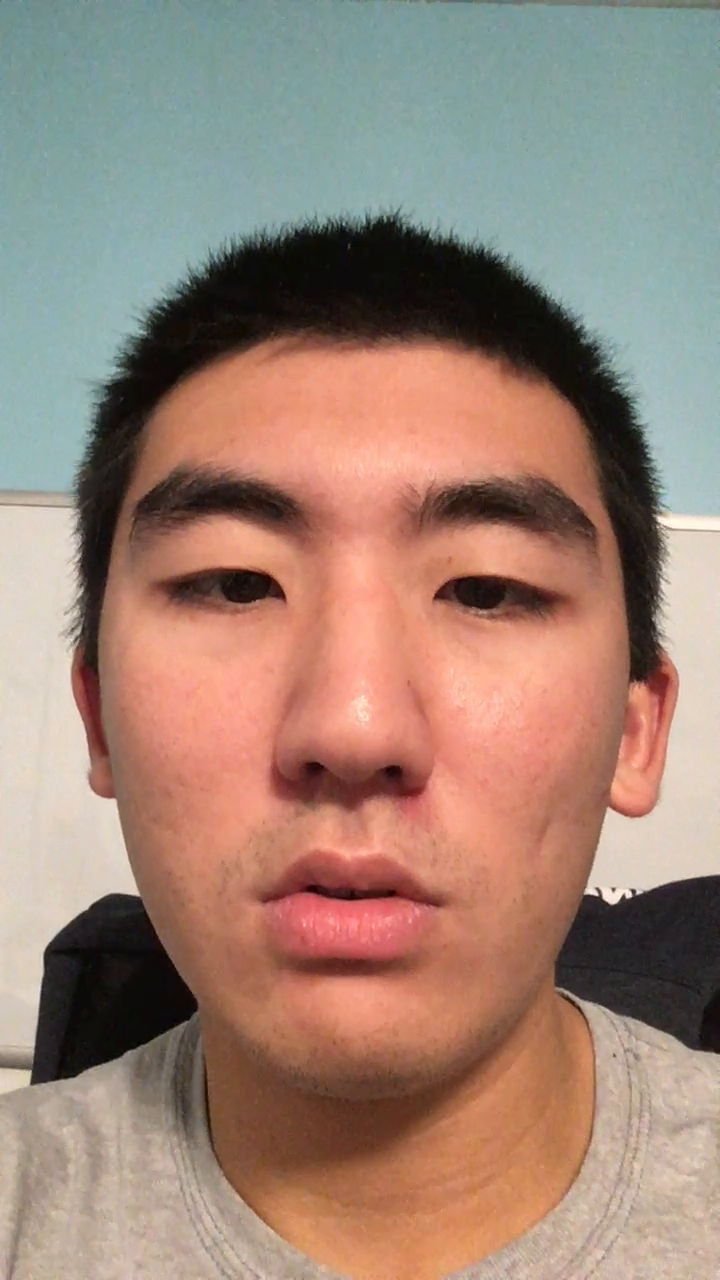
#> input picture frame 7 of videos/IMG_5094.MOV, 720 x 1280 px
$ python face_recognizer.py
#> lines starting #> are read from the running program, lines starting #| are printed output that depends on the picture; after the words box and inside, x2 and y2 are one past the last pixel; in counts of white or black regions, pixels touching at a corner belong together
import cv2

vid_path = 'videos/IMG_5094.MOV'

# Load the cascade from OpenCV
face_cascade = cv2.CascadeClassifier(cv2.data.haarcascades + 'haarcascade_frontalface_default.xml')

# Load Camera Input
vid = cv2.VideoCapture(vid_path)
#vid = cv2.VideoCapture(1)
#print(vid.isOpened())

while True:
    # Input the frame from the video
    _, frame = vid.read()
#> frame is the input picture: shape (1280, 720, 3); mean B, G, R 118.2, 131.8, 158.1

    # Convert it from color to grayscale
    gray = cv2.cvtColor(frame, cv2.COLOR_BGR2GRAY)
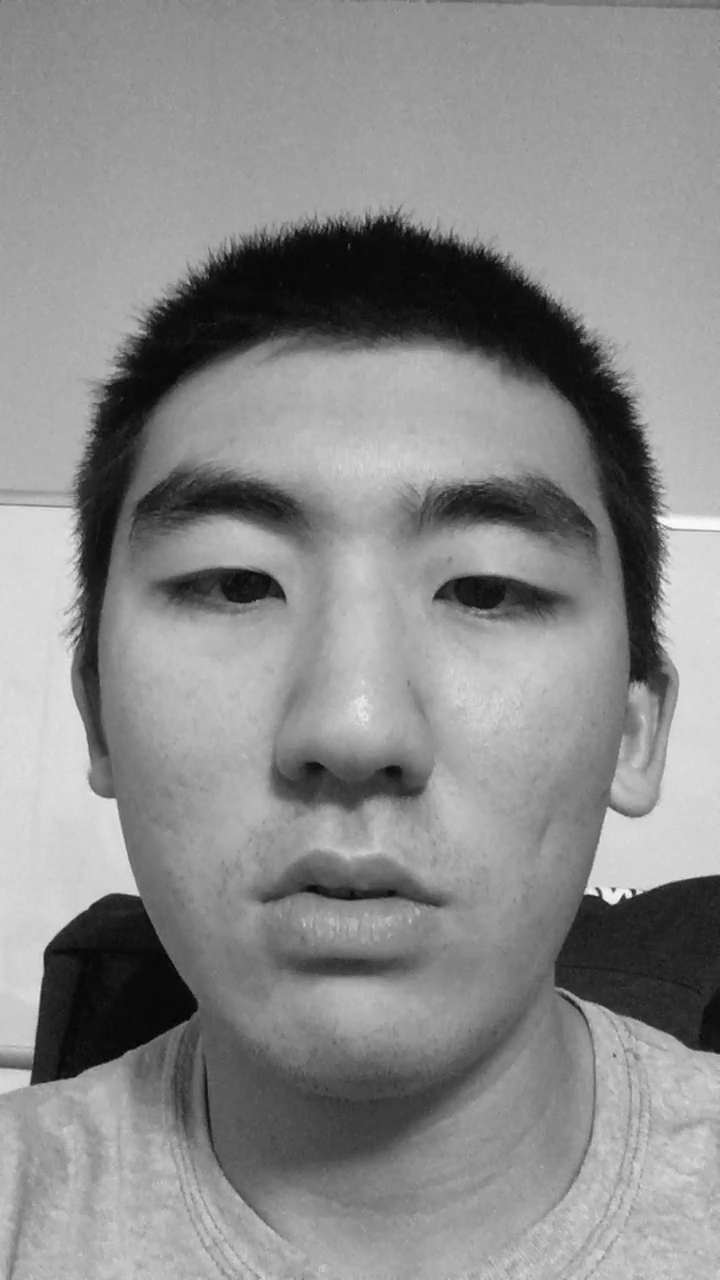
#> gray: shape (1280, 720); min 2, max 253, mean 138.1

    # Find the face in the frame
    face = face_cascade.detectMultiScale(gray, scaleFactor=1.1, minNeighbors=5, minSize=(30,30), flags=cv2.CASCADE_SCALE_IMAGE)
#> face = [[57, 356, 603, 603]]

    # Draw a rectangle around the face
    for (x, y, w, h) in face:
        cv2.rectangle(frame, (x,y), (x+w, y+h), (0, 255, 0), 2)
#> this loop made 1 pass
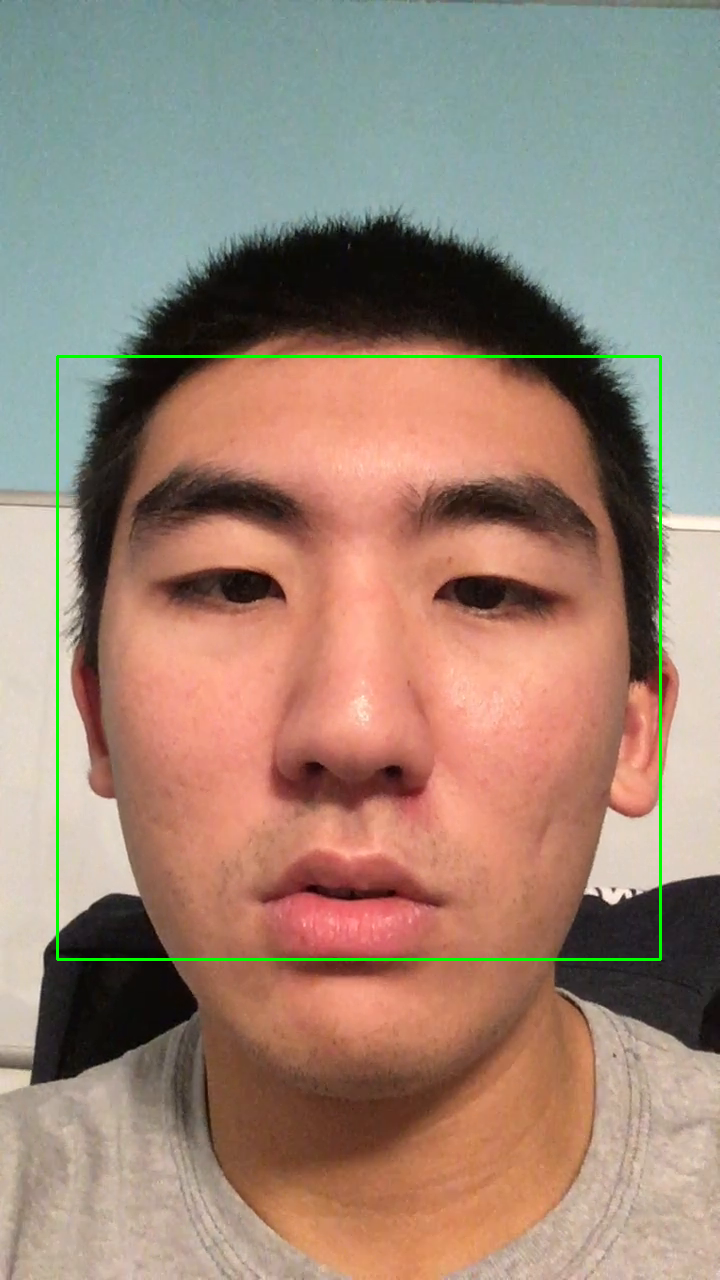
#> frame: shape (1280, 720, 3); 0.78% of pixels changed, all inside (x1, y1, x2, y2) = (56, 355, 662, 961)

    # Display the frame
    cv2.namedWindow('video', cv2.WINDOW_NORMAL)
    cv2.resizeWindow('video', 500, 500)
    cv2.imshow('video', frame)

    # Don't know what this is yet
    key = cv2.waitKey(1)
#> (key q is pressed here)
    if key == 27 and 0xff == ord('q'):
        break

$ run again, starting later in the video
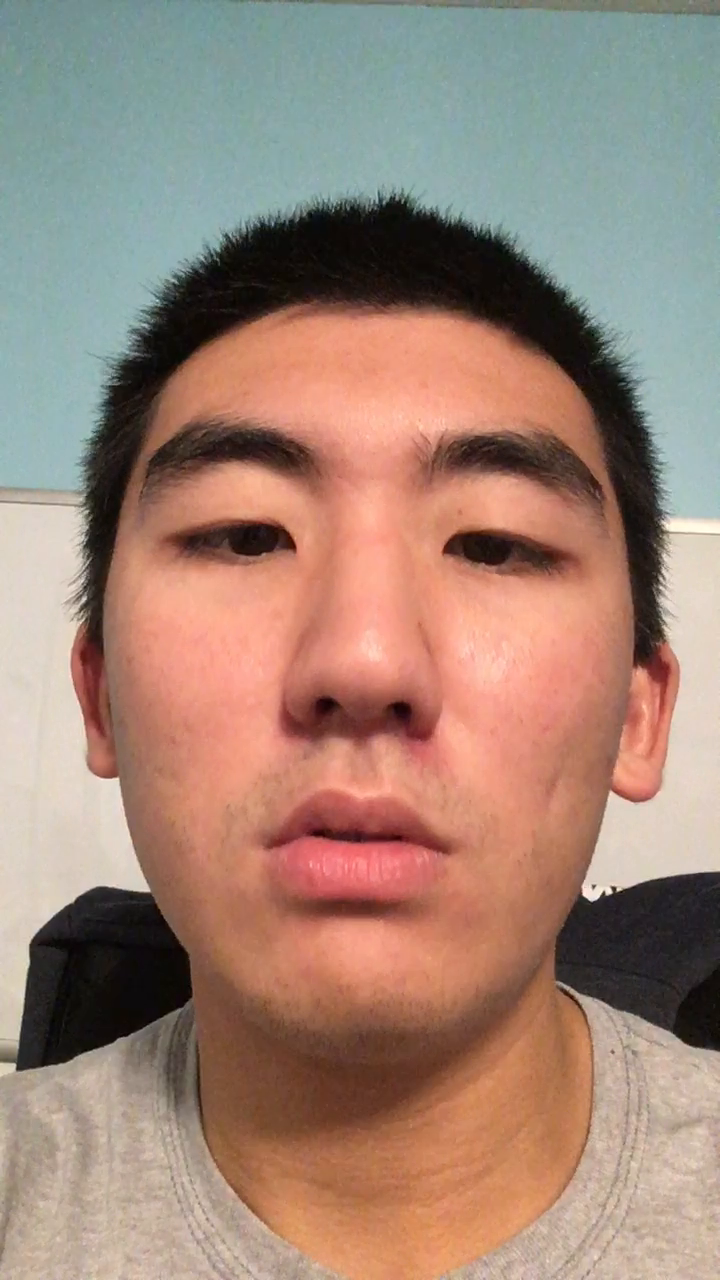
#> input picture frame 32 of videos/IMG_5094.MOV, 720 x 1280 px
#> frame is the input picture: shape (1280, 720, 3); mean B, G, R 118.6, 132.9, 160.4
#> `gray = cv2.cvtColor(frame, cv2.COLOR_BGR2GRAY)`:
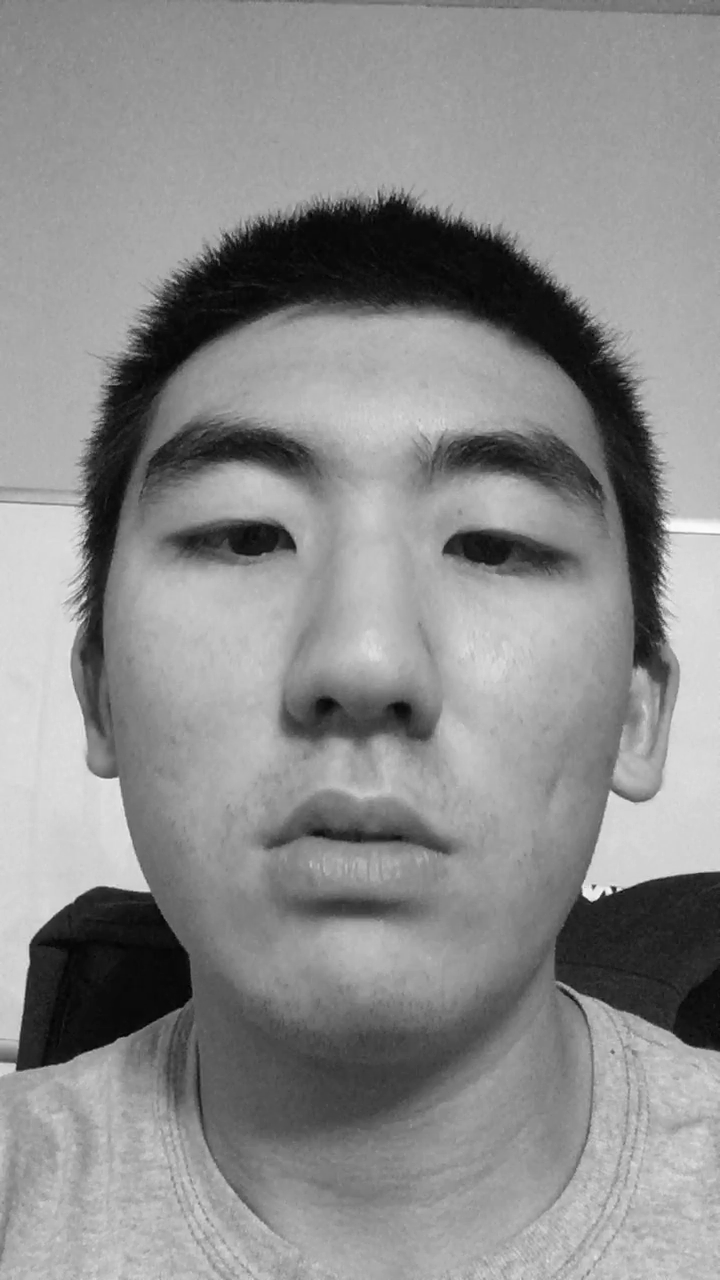
#> gray: shape (1280, 720); min 0, max 253, mean 139.5
#> face = [[66, 303, 605, 605]]
#> the loop `for (x, y, w, h) in face:` made 1 pass
#> after the loop `for (x, y, w, h) in face:`:
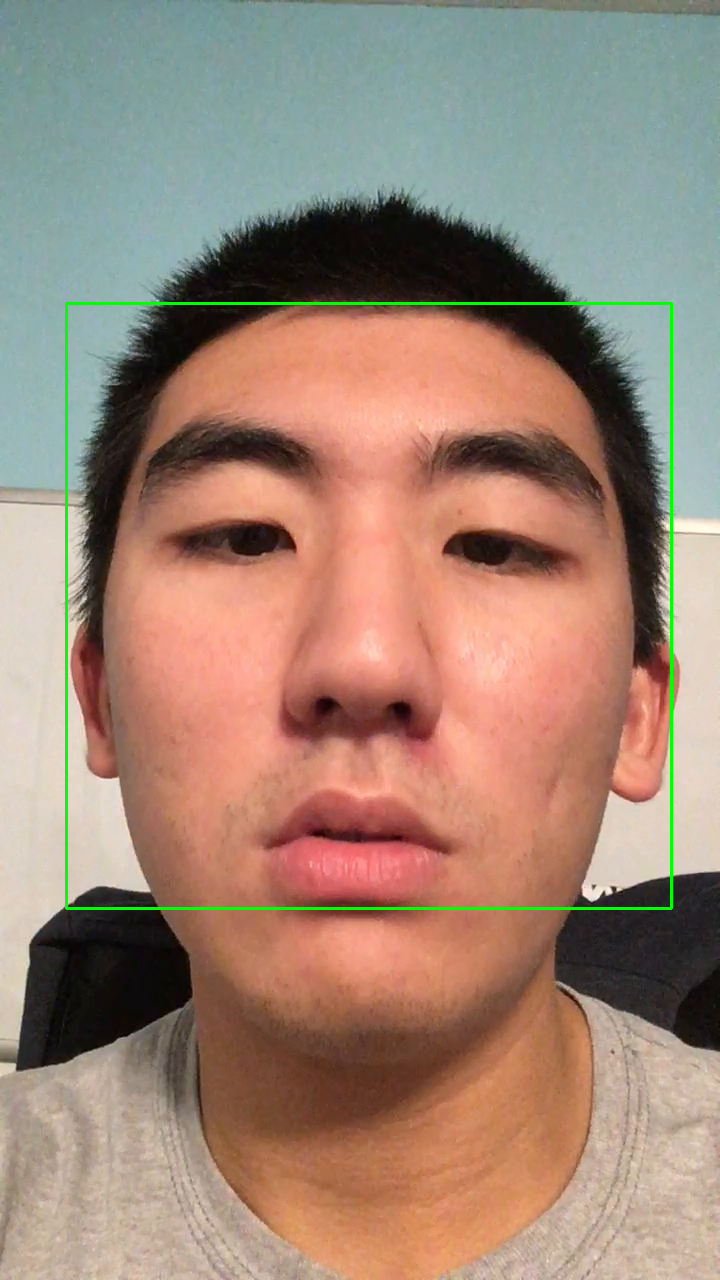
#> frame: shape (1280, 720, 3); 0.79% of pixels changed, all inside (x1, y1, x2, y2) = (65, 302, 673, 910)

$ run again, starting later in the video
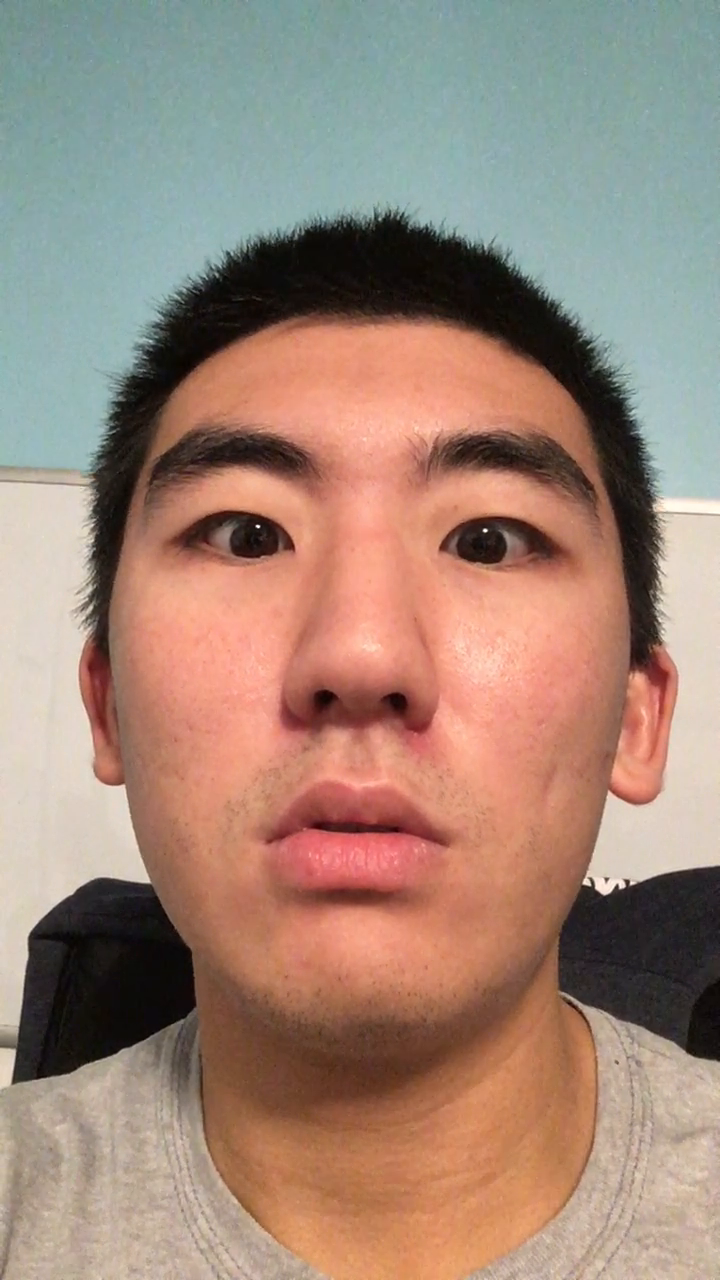
#> input picture frame 58 of videos/IMG_5094.MOV, 720 x 1280 px
#> frame is the input picture: shape (1280, 720, 3); mean B, G, R 120.1, 134.6, 160.7
#> `gray = cv2.cvtColor(frame, cv2.COLOR_BGR2GRAY)`:
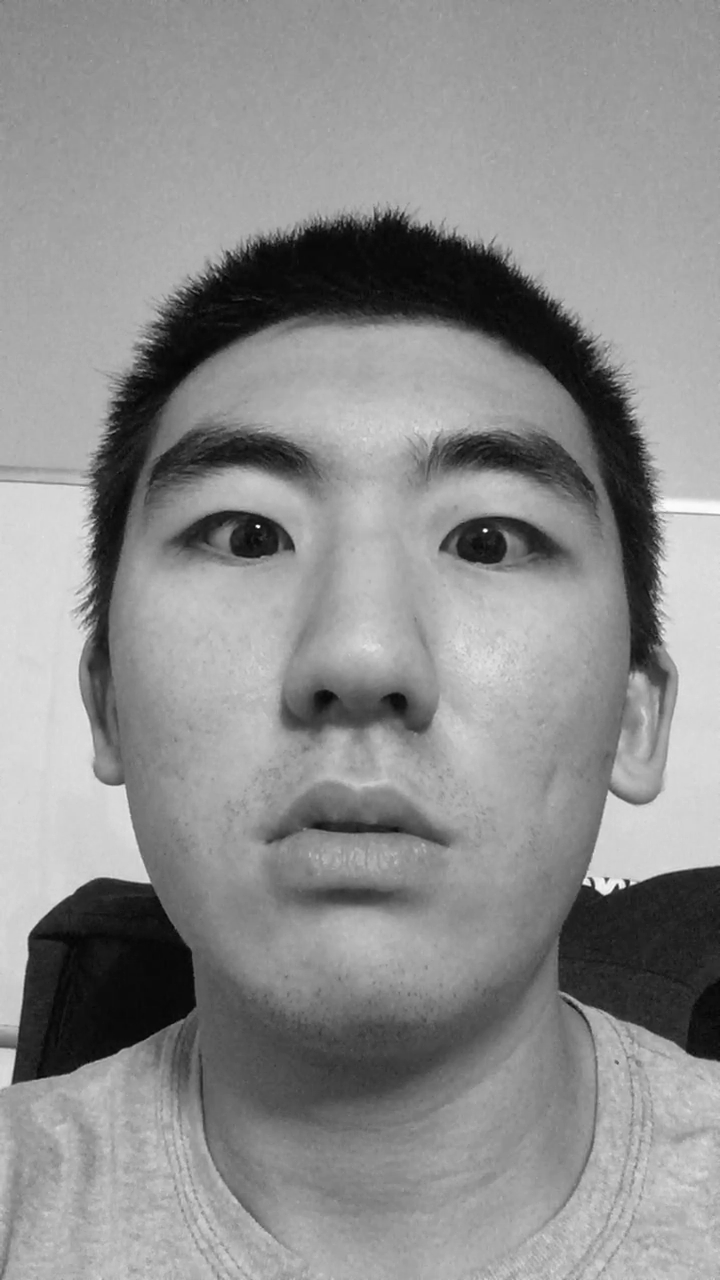
#> gray: shape (1280, 720); min 1, max 255, mean 140.7
#> face = [[73, 307, 595, 595]]
#> the loop `for (x, y, w, h) in face:` made 1 pass
#> after the loop `for (x, y, w, h) in face:`:
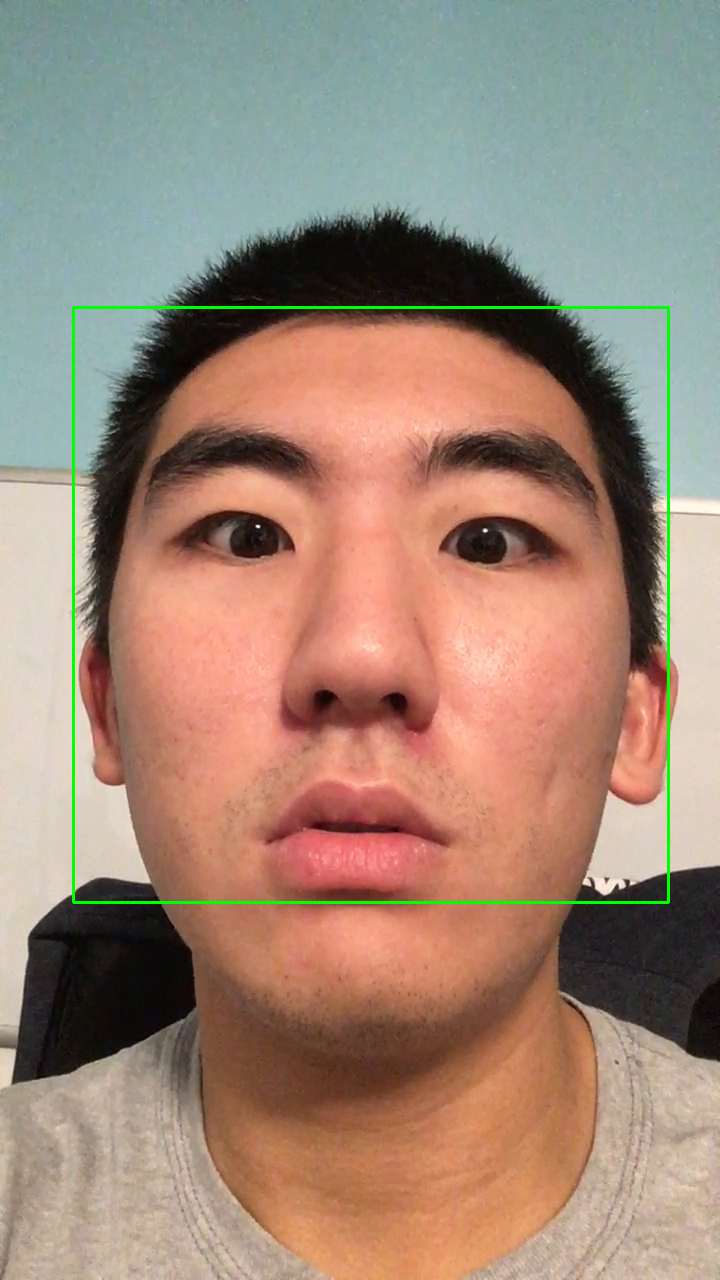
#> frame: shape (1280, 720, 3); 0.77% of pixels changed, all inside (x1, y1, x2, y2) = (72, 306, 670, 904)
